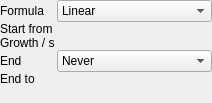
<?xml version="1.0" encoding="UTF-8"?>
<ui version="4.0">
 <class>NodeGrowth</class>
 <widget class="QWidget" name="NodeGrowth">
  <property name="geometry">
   <rect>
    <x>0</x>
    <y>0</y>
    <width>157</width>
    <height>103</height>
   </rect>
  </property>
  <property name="windowTitle">
   <string>Form</string>
  </property>
  <layout class="QVBoxLayout" name="verticalLayout">
   <property name="spacing">
    <number>0</number>
   </property>
   <property name="leftMargin">
    <number>0</number>
   </property>
   <property name="topMargin">
    <number>0</number>
   </property>
   <property name="rightMargin">
    <number>0</number>
   </property>
   <property name="bottomMargin">
    <number>0</number>
   </property>
   <item>
    <layout class="QFormLayout" name="formLayout">
     <property name="horizontalSpacing">
      <number>2</number>
     </property>
     <property name="verticalSpacing">
      <number>0</number>
     </property>
     <item row="1" column="0">
      <widget class="QLabel" name="label">
       <property name="text">
        <string>Start from</string>
       </property>
      </widget>
     </item>
     <item row="1" column="1">
      <widget class="WidgetInputConstant" name="_start_value" native="true"/>
     </item>
     <item row="4" column="0">
      <widget class="QLabel" name="label_2">
       <property name="text">
        <string>End</string>
       </property>
      </widget>
     </item>
     <item row="4" column="1">
      <widget class="QComboBox" name="_end_action">
       <item>
        <property name="text">
         <string>Never</string>
        </property>
       </item>
       <item>
        <property name="text">
         <string>Repeat last value</string>
        </property>
       </item>
       <item>
        <property name="text">
         <string>Restart from start value</string>
        </property>
       </item>
       <item>
        <property name="text">
         <string>Stop blueprint</string>
        </property>
       </item>
      </widget>
     </item>
     <item row="3" column="1">
      <widget class="WidgetInputConstant" name="_growth_amount" native="true"/>
     </item>
     <item row="5" column="1">
      <widget class="WidgetInputConstant" name="_end_value" native="true"/>
     </item>
     <item row="0" column="0">
      <widget class="QLabel" name="label_3">
       <property name="text">
        <string>Formula</string>
       </property>
      </widget>
     </item>
     <item row="0" column="1">
      <widget class="QComboBox" name="_growth_formula">
       <item>
        <property name="text">
         <string>Linear</string>
        </property>
       </item>
       <item>
        <property name="text">
         <string>Logistic (S-curve)</string>
        </property>
       </item>
       <item>
        <property name="text">
         <string>Exponential</string>
        </property>
       </item>
      </widget>
     </item>
     <item row="3" column="0">
      <widget class="QLabel" name="_growth_amount_label">
       <property name="text">
        <string>Growth / s</string>
       </property>
      </widget>
     </item>
     <item row="5" column="0">
      <widget class="QLabel" name="_end_value_label">
       <property name="text">
        <string>End to</string>
       </property>
      </widget>
     </item>
    </layout>
   </item>
  </layout>
 </widget>
 <customwidgets>
  <customwidget>
   <class>WidgetInputConstant</class>
   <extends>QWidget</extends>
   <header>WidgetInputConstant.hh</header>
   <container>1</container>
  </customwidget>
 </customwidgets>
 <resources/>
 <connections/>
</ui>
